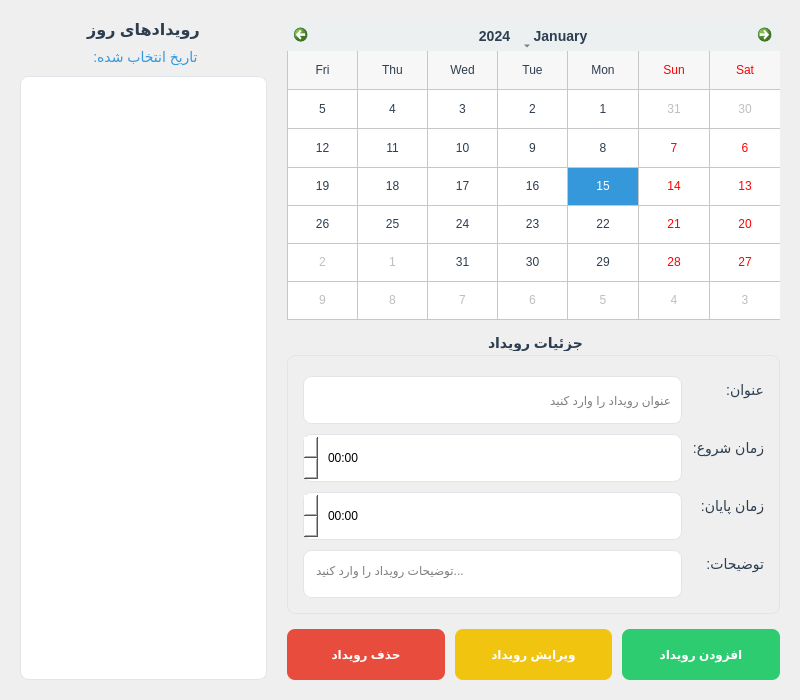
<?xml version="1.0" encoding="UTF-8"?>
<ui version="4.0">
 <class>Calendar</class>
 <widget class="QWidget" name="Calendar">
  <property name="geometry">
   <rect>
    <x>0</x>
    <y>0</y>
    <width>800</width>
    <height>600</height>
   </rect>
  </property>
  <property name="layoutDirection">
   <enum>Qt::RightToLeft</enum>
  </property>
  <property name="styleSheet">
   <string notr="true">QCalendarWidget {
  background-color: white;
  border: 1px solid #e1e4e8;
  border-radius: 10px;
}
QCalendarWidget QToolButton {
  color: #2c3e50;
  padding: 5px;
  font-size: 14px;
  font-weight: bold;
}
QCalendarWidget QMenu {
  background-color: white;
  padding: 5px;
  border: 1px solid #e1e4e8;
  border-radius: 5px;
}
QCalendarWidget QAbstractItemView:enabled {
  color: #2c3e50;
  selection-background-color: #3498db;
  selection-color: white;
}
QCalendarWidget QToolButton::menu-indicator {
  image: none;
}
QCalendarWidget #qt_calendar_navigationbar {
  background-color: #ecf0f1;
  border-top-left-radius: 10px;
  border-top-right-radius: 10px;
  padding: 2px;
}
QCalendarWidget #qt_calendar_prevmonth, QCalendarWidget #qt_calendar_nextmonth {
  border: none;
  color: #3498db;
  qproperty-icon: none;
  background-color: transparent;
}
QCalendarWidget #qt_calendar_prevmonth:hover, QCalendarWidget #qt_calendar_nextmonth:hover {
  background-color: rgba(52, 152, 219, 0.2);
  border-radius: 4px;
}
QLabel {
  font-size: 14px;
  color: #2c3e50;
}
QLineEdit, QTextEdit, QTimeEdit, QDateEdit {
  padding: 8px;
  border: 1px solid #e1e4e8;
  border-radius: 8px;
  background-color: white;
  min-height: 30px;
}
QGroupBox {
  border: 1px solid #e1e4e8;
  border-radius: 8px;
  margin-top: 20px;
  font-size: 14px;
  font-weight: bold;
}
QGroupBox::title {
  subcontrol-origin: margin;
  subcontrol-position: top center;
  padding: 0 8px;
  color: #2c3e50;
}
QPushButton {
  border-radius: 8px;
  padding: 8px 16px;
  font-weight: bold;
  min-height: 35px;
}
QPushButton#addButton, QPushButton#saveButton {
  background-color: #2ecc71;
  color: white;
}
QPushButton#addButton:hover, QPushButton#saveButton:hover {
  background-color: #27ae60;
}
QPushButton#cancelButton, QPushButton#deleteButton {
  background-color: #e74c3c;
  color: white;
}
QPushButton#cancelButton:hover, QPushButton#deleteButton:hover {
  background-color: #c0392b;
}
QPushButton#editButton {
  background-color: #f1c40f;
  color: white;
}
QPushButton#editButton:hover {
  background-color: #f39c12;
}
QListWidget {
  border: 1px solid #e1e4e8;
  border-radius: 8px;
  background-color: white;
  alternate-background-color: #f5f8fa;
}</string>
  </property>
  <layout class="QVBoxLayout" name="verticalLayout">
   <property name="spacing">
    <number>15</number>
   </property>
   <property name="leftMargin">
    <number>20</number>
   </property>
   <property name="topMargin">
    <number>20</number>
   </property>
   <property name="rightMargin">
    <number>20</number>
   </property>
   <property name="bottomMargin">
    <number>20</number>
   </property>
   <item>
    <layout class="QHBoxLayout" name="mainLayout" stretch="2,1">
     <property name="spacing">
      <number>20</number>
     </property>
     <item>
      <layout class="QVBoxLayout" name="calendarLayout">
       <property name="spacing">
        <number>15</number>
       </property>
       <item>
        <widget class="QCalendarWidget" name="calendarWidget">
         <property name="minimumSize">
          <size>
           <width>0</width>
           <height>300</height>
          </size>
         </property>
         <property name="firstDayOfWeek">
          <enum>Qt::Saturday</enum>
         </property>
         <property name="gridVisible">
          <bool>true</bool>
         </property>
         <property name="selectionMode">
          <enum>QCalendarWidget::SingleSelection</enum>
         </property>
         <property name="horizontalHeaderFormat">
          <enum>QCalendarWidget::ShortDayNames</enum>
         </property>
         <property name="verticalHeaderFormat">
          <enum>QCalendarWidget::NoVerticalHeader</enum>
         </property>
         <property name="navigationBarVisible">
          <bool>true</bool>
         </property>
         <property name="dateEditEnabled">
          <bool>true</bool>
         </property>
        </widget>
       </item>
       <item>
        <widget class="QGroupBox" name="eventDetailsGroupBox">
         <property name="title">
          <string>جزئیات رویداد</string>
         </property>
         <layout class="QFormLayout" name="formLayout">
          <property name="horizontalSpacing">
           <number>10</number>
          </property>
          <property name="verticalSpacing">
           <number>10</number>
          </property>
          <property name="leftMargin">
           <number>15</number>
          </property>
          <property name="topMargin">
           <number>20</number>
          </property>
          <property name="rightMargin">
           <number>15</number>
          </property>
          <property name="bottomMargin">
           <number>15</number>
          </property>
          <item row="0" column="0">
           <widget class="QLabel" name="titleLabel">
            <property name="text">
             <string>عنوان:</string>
            </property>
           </widget>
          </item>
          <item row="0" column="1">
           <widget class="QLineEdit" name="titleEdit">
            <property name="placeholderText">
             <string>عنوان رویداد را وارد کنید</string>
            </property>
           </widget>
          </item>
          <item row="1" column="0">
           <widget class="QLabel" name="startTimeLabel">
            <property name="text">
             <string>زمان شروع:</string>
            </property>
           </widget>
          </item>
          <item row="1" column="1">
           <widget class="QTimeEdit" name="startTimeEdit">
            <property name="displayFormat">
             <string>hh:mm</string>
            </property>
           </widget>
          </item>
          <item row="2" column="0">
           <widget class="QLabel" name="endTimeLabel">
            <property name="text">
             <string>زمان پایان:</string>
            </property>
           </widget>
          </item>
          <item row="2" column="1">
           <widget class="QTimeEdit" name="endTimeEdit">
            <property name="displayFormat">
             <string>hh:mm</string>
            </property>
           </widget>
          </item>
          <item row="3" column="0">
           <widget class="QLabel" name="descriptionLabel">
            <property name="text">
             <string>توضیحات:</string>
            </property>
           </widget>
          </item>
          <item row="3" column="1">
           <widget class="QTextEdit" name="descriptionEdit">
            <property name="maximumSize">
             <size>
              <width>16777215</width>
              <height>80</height>
             </size>
            </property>
            <property name="placeholderText">
             <string>توضیحات رویداد را وارد کنید...</string>
            </property>
           </widget>
          </item>
         </layout>
        </widget>
       </item>
       <item>
        <layout class="QHBoxLayout" name="buttonLayout">
         <property name="spacing">
          <number>10</number>
         </property>
         <item>
          <widget class="QPushButton" name="addButton">
           <property name="text">
            <string>افزودن رویداد</string>
           </property>
           <property name="icon">
            <iconset resource="resources.qrc">
             <normaloff>:/icons/modern/add.png</normaloff>:/icons/modern/add.png</iconset>
           </property>
          </widget>
         </item>
         <item>
          <widget class="QPushButton" name="editButton">
           <property name="text">
            <string>ویرایش رویداد</string>
           </property>
           <property name="icon">
            <iconset resource="resources.qrc">
             <normaloff>:/icons/modern/edit.png</normaloff>:/icons/modern/edit.png</iconset>
           </property>
          </widget>
         </item>
         <item>
          <widget class="QPushButton" name="deleteButton">
           <property name="text">
            <string>حذف رویداد</string>
           </property>
           <property name="icon">
            <iconset resource="resources.qrc">
             <normaloff>:/icons/modern/delete.png</normaloff>:/icons/modern/delete.png</iconset>
           </property>
          </widget>
         </item>
        </layout>
       </item>
      </layout>
     </item>
     <item>
      <layout class="QVBoxLayout" name="eventsLayout">
       <property name="spacing">
        <number>10</number>
       </property>
       <item>
        <widget class="QLabel" name="dayEventsLabel">
         <property name="styleSheet">
          <string notr="true">font-size: 16px; font-weight: bold; color: #2c3e50;</string>
         </property>
         <property name="text">
          <string>رویدادهای روز</string>
         </property>
         <property name="alignment">
          <set>Qt::AlignCenter</set>
         </property>
        </widget>
       </item>
       <item>
        <widget class="QLabel" name="selectedDateLabel">
         <property name="styleSheet">
          <string notr="true">font-size: 14px; color: #3498db;</string>
         </property>
         <property name="text">
          <string>تاریخ انتخاب شده: </string>
         </property>
         <property name="alignment">
          <set>Qt::AlignCenter</set>
         </property>
        </widget>
       </item>
       <item>
        <widget class="QListWidget" name="eventListWidget">
         <property name="alternatingRowColors">
          <bool>true</bool>
         </property>
        </widget>
       </item>
      </layout>
     </item>
    </layout>
   </item>
  </layout>
 </widget>
 <resources>
  <include location="resources.qrc"/>
 </resources>
 <connections/>
</ui> 
